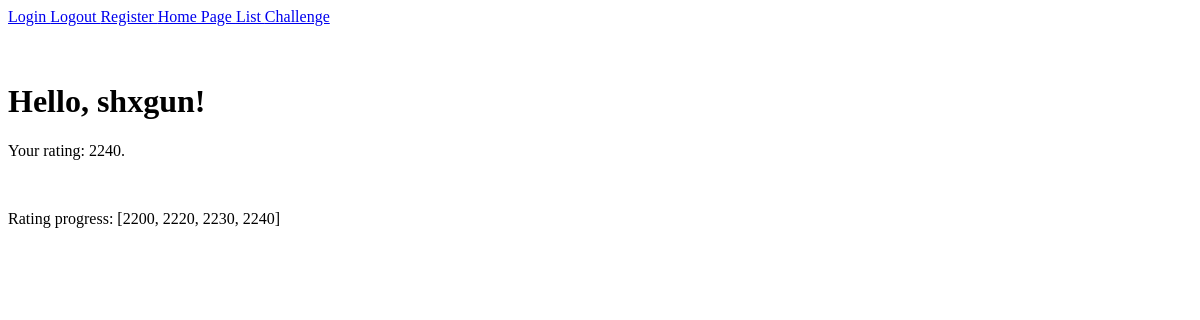
/ (signed in), run on an earlier commit of the app's database.
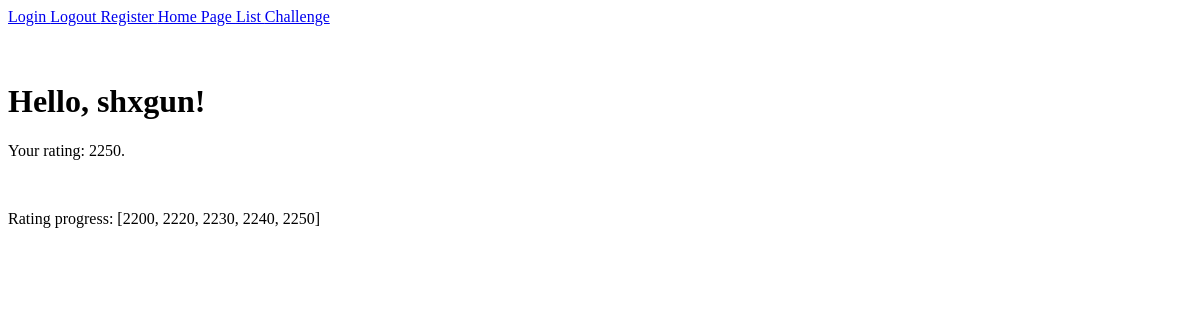
And on a later commit of the database.
### base/models.py (models this page shows, shortened)
class Profile(models.Model):
    user = models.ForeignKey(User, on_delete=models.CASCADE)
    handle = models.CharField(max_length=40)
    registration_date = models.DateField(auto_now_add=True)
    rating_progress = models.CharField(max_length=200, default="[]")
    virtual_rating = models.IntegerField(default=1400)
    in_progress = models.BooleanField(default=False)
    current_problem = models.CharField(max_length=20, default="Unselected")
    deadline = models.DateTimeField(auto_now_add=True)

### base/views.py (the view)
# urls.py: path("", views.index, name="home-page"),
def index(request):
    context = {}
    context["user"] = None
    if request.user.is_authenticated:
        context["user"] = Profile.objects.get(user=request.user)
    return render(request, "base/home.html", context)

### base/templates/base/home.html
{% extends 'base/main.html' %}
    {% block content %}
    {% if not user %}
        <h1>
            Welcome to arugo.
        </h1>
    {% else %}
        <h1>
            Hello, {{user.handle}}!
        </h1>
        <p>
            Your rating: {{user.virtual_rating}}.
        </p>
        <br>
        <p>
            Rating progress: {{user.rating_progress}}
        </p>
    {% endif %}
{% endblock content %}

What changed in the data, as far as the page shows it:
changed Profile "shxgun": virtual_rating "2240" → "2250"; rating_progress "[2200, 2220, 2230, 2240]" → "[2200, 2220, 2230, 2240, 2250]"
